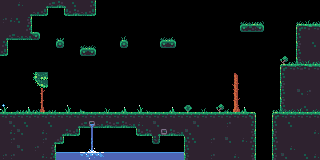

Rendered tile map (Tiled .tmx) drawn with the repository's tilesets; below, a short description and the full map source, tile grids included:
An orthogonal 40x20 tile map with 8x8 px tiles, 2 tile layers (Tile Layer 1, Details).

<map version="1.10" tiledversion="1.11.0" orientation="orthogonal" renderorder="right-down" width="40" height="20" tilewidth="8" tileheight="8" infinite="0" nextlayerid="3" nextobjectid="1">
 <tileset firstgid="1" source="blocks.tsx" />
 <layer id="1" name="Tile Layer 1" width="40" height="20">
  <data encoding="csv">
13700,13700,13700,13700,13700,13700,3460,3461,13700,13700,13700,3335,0,0,0,0,0,0,0,0,0,0,0,0,0,0,0,0,0,0,0,0,0,0,0,0,0,0,0,0,
13700,13700,13700,13700,3462,3463,0,0,3459,3461,3462,3463,0,0,0,0,0,0,0,0,0,0,0,0,0,0,0,0,0,0,0,0,0,0,0,0,0,0,0,0,
13700,13700,13700,3207,0,0,0,0,0,0,0,0,0,0,0,0,0,0,0,0,0,0,0,0,0,0,0,0,0,0,0,0,0,0,0,0,0,0,0,0,
13700,13700,13700,3335,0,0,0,0,0,0,0,0,0,0,0,0,0,0,0,0,0,0,0,0,0,0,0,0,0,0,2959,2960,2961,0,0,0,0,2947,2950,2948,
13700,3460,3462,3462,2961,0,0,0,0,0,0,0,0,0,0,0,0,0,0,0,0,0,0,0,0,0,0,0,0,0,0,0,0,0,0,0,0,3075,13700,13700,
3335,0,0,0,0,0,0,3217,0,0,0,0,0,0,0,3217,0,0,0,0,2959,2961,0,0,0,0,0,0,0,0,0,0,0,0,0,0,0,3203,13700,13700,
3463,0,0,0,0,0,0,0,0,0,2959,2961,0,0,0,0,0,0,0,0,0,0,0,0,0,0,0,0,0,0,0,0,0,0,0,0,0,3075,13700,13700,
0,0,0,0,0,0,0,0,0,0,0,0,0,0,0,0,0,0,0,0,0,0,0,0,0,0,0,0,0,0,0,0,0,0,0,0,0,3203,13700,13700,
0,0,0,0,0,0,0,0,0,0,0,0,0,0,0,0,0,0,0,0,0,0,0,0,0,0,0,0,0,0,0,0,0,0,0,2947,2948,2949,2950,2948,
0,0,0,0,0,0,0,0,0,0,0,0,0,0,0,0,0,0,0,0,0,0,0,0,0,0,0,0,0,0,0,0,0,0,0,3075,13700,13700,13700,13700,
0,0,0,0,0,0,0,0,0,0,0,0,0,0,0,0,0,0,0,0,0,0,0,0,0,0,0,0,0,0,0,0,0,0,0,3203,13700,13700,13700,13700,
0,0,0,0,0,0,0,0,0,0,0,0,0,0,0,0,0,0,0,0,0,0,0,0,0,0,0,0,0,0,0,0,0,0,0,3075,13700,13700,13700,13700,
0,0,0,0,0,0,0,0,0,0,0,0,0,0,0,0,0,0,0,0,0,0,0,0,0,0,0,0,0,0,0,0,0,0,0,3203,13700,13700,13700,13700,
0,0,0,0,0,0,0,0,0,0,0,0,0,0,0,0,0,0,0,0,0,0,0,0,0,0,0,0,0,0,0,0,0,0,0,3331,13700,13700,13700,13700,
2948,2948,2948,2948,2948,2948,2948,2948,2948,2948,2948,2948,2948,2948,2948,2948,2948,2948,2948,2948,2948,2948,2948,2948,2948,2948,2948,2948,2948,2948,2948,2951,0,0,2947,2948,2948,2948,2948,2948,
13700,13700,13700,13700,13700,13700,13700,13700,13700,13700,3460,3461,3462,3461,3460,3461,3462,13700,13700,13700,13700,13700,13700,13700,13700,13700,13700,13700,13700,13700,13700,3079,0,0,3075,13700,13700,13700,13700,13700,
13700,13700,13700,13700,13700,13700,13700,13700,3461,3463,0,0,0,0,0,0,0,3459,3461,13700,3460,3461,3462,13700,13700,13700,13700,13700,13700,13700,13700,3207,0,0,3203,13700,13700,13700,13700,13700,
13700,13700,13700,13700,13700,13700,13700,3463,0,0,0,0,0,0,0,0,0,0,0,3471,0,0,0,3331,13700,13700,13700,13700,13700,13700,13700,3335,0,0,3331,13700,13700,13700,13700,13700,
13700,13700,13700,13700,13700,13700,3207,0,0,0,0,0,0,0,0,0,0,0,0,0,0,0,0,3075,13700,13700,13700,13700,13700,13700,13700,3079,0,0,3075,13700,13700,13700,13700,13700,
13700,13700,13700,13700,13700,13700,3335,0,0,0,0,0,0,0,0,0,0,0,0,0,0,0,0,3203,13700,13700,13700,13700,13700,13700,13700,3207,0,0,3203,13700,13700,13700,13700,13700
</data>
 </layer>
 <layer id="2" name="Details" width="40" height="20">
  <data encoding="csv">
0,0,3085,0,0,2953,0,0,2954,2956,0,0,0,0,0,0,0,0,0,0,0,0,0,0,0,0,0,0,0,0,0,0,0,0,0,0,0,0,0,0,
0,0,0,2953,0,0,0,0,0,0,0,0,0,0,0,0,0,0,0,0,0,0,0,0,0,0,0,0,0,0,0,0,0,0,0,0,0,0,0,0,
3084,3085,2956,0,0,0,0,0,0,0,0,0,0,0,0,0,0,0,0,0,0,0,0,0,0,0,0,0,0,0,2978,2977,2975,0,0,0,0,2978,2974,2975,
0,0,0,0,0,0,0,0,0,0,0,0,0,0,0,0,0,0,0,0,0,0,0,0,0,0,0,0,0,0,0,0,0,0,0,0,0,0,0,0,
2953,0,0,3081,0,0,0,2977,0,0,0,0,0,0,0,2974,0,0,0,0,2978,2976,0,0,0,0,0,0,0,0,0,0,0,0,0,0,0,0,0,0,
0,0,0,0,0,0,0,0,0,0,2978,2978,0,0,0,0,0,0,0,0,0,0,0,0,0,0,0,0,0,0,0,0,0,0,0,0,0,0,0,2956,
0,0,0,0,0,0,0,0,0,0,0,0,0,0,0,0,0,0,0,0,0,0,0,0,0,0,0,0,0,0,0,0,0,0,0,0,0,0,0,0,
0,0,0,0,0,0,0,0,0,0,0,0,0,0,0,0,0,0,0,0,0,0,0,0,0,0,0,0,0,0,0,0,0,0,0,5886,2975,2975,2974,2975,
0,0,0,0,0,0,0,0,0,0,0,0,0,0,0,0,0,0,0,0,0,0,0,0,0,0,0,0,0,0,0,0,0,0,0,0,0,0,0,0,
0,0,0,0,4988,4989,0,0,0,0,0,0,0,0,0,0,0,0,0,0,0,0,0,0,0,0,0,0,0,4990,0,0,0,0,0,0,0,0,0,0,
0,0,0,0,5116,5117,0,0,0,0,0,0,0,0,0,0,0,0,0,0,0,0,0,0,0,0,0,0,0,5118,0,0,0,0,0,0,0,0,0,0,
0,0,0,0,0,5245,0,0,0,0,0,0,0,0,0,0,0,0,0,0,0,0,0,0,0,0,0,0,0,5246,0,0,0,0,0,0,0,2957,3084,0,
0,0,0,0,0,5373,0,0,0,0,0,0,0,0,0,0,0,0,0,0,0,0,0,0,0,0,0,0,0,5374,0,0,0,0,0,0,0,0,0,0,
5878,0,2977,5876,2975,5501,2977,0,5877,0,5883,0,0,5875,0,5876,0,5877,5874,0,0,5876,0,5885,0,2974,0,5886,2976,5502,5876,0,0,0,2975,2978,2978,2974,2956,2978,
0,0,0,0,0,0,0,0,0,0,0,0,0,0,0,0,0,0,0,0,0,0,0,0,0,0,0,0,0,0,0,0,0,0,0,0,0,0,0,0,
0,2957,0,2956,0,0,2956,0,0,2953,0,15008,0,0,0,0,0,3085,0,2957,0,0,0,0,2957,0,0,0,3084,0,0,0,0,0,0,0,2956,0,0,0,
0,3085,2957,0,0,3085,0,2953,0,0,0,15136,0,0,0,0,0,0,0,2953,14595,0,0,2957,0,0,0,0,0,0,0,0,0,0,0,0,0,0,0,3085,
0,3084,0,0,0,3084,2953,0,0,0,0,15264,0,0,0,0,0,0,0,0,0,0,0,0,2956,0,3084,0,2957,0,3085,0,0,0,0,0,0,0,0,0,
0,0,2957,0,3084,0,0,0,0,0,0,15392,0,0,0,0,0,0,0,0,0,0,0,0,0,0,0,0,0,0,0,0,0,0,0,0,3085,0,0,0,
3084,3084,0,0,0,3085,0,16031,16031,16031,15774,15775,15776,16031,16031,16031,16031,16031,16031,16031,16031,16031,16031,0,0,0,3084,0,0,3085,0,0,0,0,0,2957,0,0,2956,3085
</data>
 </layer>
</map>